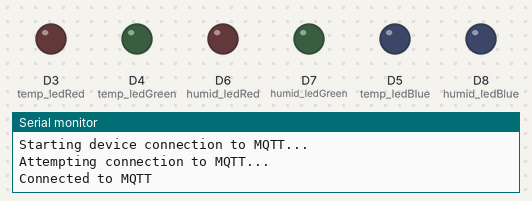
Bench run of a sketch on a simulated ESP8266 (NodeMCU). Parts: output pins drawn as LEDs (lit = HIGH), the last lines printed to the serial monitor. WiFi joins after 1.5 s; servers stay silent unless stated; no MQTT or app messages arrive unless stated.

Above: at 0.1 s.
At 3.1 s:
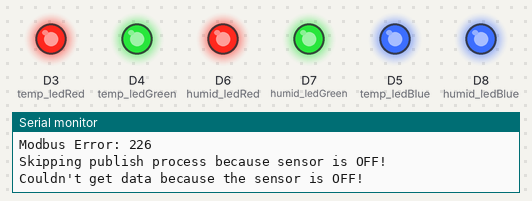
Timing chart, 0 to 4.6 s (numbered marks = the images above):
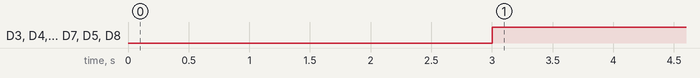

Measured:
- by itself, D3 (temp_ledRed), D4 (temp_ledGreen), D6 (humid_ledRed), D7 (humid_ledGreen), D5 (temp_ledBlue), D8 (humid_ledBlue): LOW → HIGH at 3.0 s

The sketch:

temperature_humidity_monitoring.ino
```cpp
/* --------------------------------------------------
Author    : Muhammad
GitHub    : @call-me-ahmaaad
Instagram : @just.type_miguel
LinkedIn  : linkedin.com/in/muhammad-ahmad-9a1857266

Function:
  - Reads temperature and humidity via Modbus (RS485)
  - Sends data to the MQTT broker in JSON format
  - Illuminates the WiFi, MQTT, and sensor status indicator LEDs

-------------------------------------------------- */

// -------------------- LIBRARIES --------------------
#include <ESP8266WiFi.h>
#include <Ticker.h>
#include <PubSubClient.h>
#include <ModbusMaster.h>
#include <SoftwareSerial.h>
// -------------------- LIBRARIES --------------------

// -------------------- PIN CONFIGURATION --------------------
#define RX_PIN D2
#define TX_PIN D1

#define temp_ledRed D3
#define temp_ledGreen D4
#define temp_ledBlue D5

#define humid_ledRed D6
#define humid_ledGreen D7
#define humid_ledBlue D8
// -------------------- PIN CONFIGURATION --------------------

// -------------------- WIFI CREDENTIAL --------------------
const char* ssid = "YOUR_WIFI_SSID";
const char* password = "YOUR_WIFI_PASSWORD";

IPAddress ipAddress;
String macAddress;
// -------------------- WIFI CREDENTIAL --------------------

// -------------------- MQTT CONFIGURATION --------------------
const char* mqttServer = "YOUR_MQTT_SERVER";
const int mqttPort = "YOUR_MQTT_PORT"; // Keep in mind that mqttPort data type is int

const char* topic = "YOUR_MQTT_TOPIC";
// -------------------- MQTT CONFIGURATION --------------------

// -------------------- EVENT HANDLERS & OBJECTS --------------------
Ticker wifiReconnectTimer;

WiFiClient espClient;
PubSubClient client(espClient);

SoftwareSerial RS485Serial(RX_PIN, TX_PIN);
ModbusMaster node;
// -------------------- EVENT HANDLERS & OBJECTS --------------------

// -------------------- TIMER SECTION --------------------
unsigned long previousMillis_getData = 0;
unsigned long interval_getData = 1000;

unsigned long previousMillis_printData = 0;
unsigned long interval_printData = 1000;

unsigned long previousMillis_sendData = 0;
unsigned long interval_sendData = 1000;
// -------------------- TIMER SECTION --------------------

// -------------------- GLOBAL VARIABLE INITIALIZATION --------------------
float temp = 0.00;
float humid = 0.00;
bool sensorStatus = false;
// -------------------- GLOBAL VARIABLE INITIALIZATION --------------------

// -------------------- FUNCTION TO CONNECT/RECONNECT TO WIFI --------------------
void connectToWiFi() {
  Serial.println("Connecting device to WiFi AP...");
  WiFi.begin(ssid, password);
}
// -------------------- FUNCTION TO CONNECT/RECONNECT TO WIFI --------------------

// -------------------- CALLBACK FUNCTION OF WIFI EVENTS --------------------
void onStationModeConnected(const WiFiEventStationModeConnected& evt) {
  Serial.println("Device successfully connected to WiFi AP!");
}

void onStationModeDisconnected(const WiFiEventStationModeDisconnected& evt) {
  Serial.println("Device disconnected from WiFi AP!");
  Serial.print("Reason: ");
  Serial.println(evt.reason);

  wifiReconnectTimer.once(5, connectToWiFi);
}

void onStationModeGotIP(const WiFiEventStationModeGotIP& evt) {
  Serial.print("WiFi SSID: ");
  Serial.println(WiFi.SSID());

  ipAddress = WiFi.localIP();
  Serial.print("IP Address: ");
  Serial.println(ipAddress);

  macAddress = WiFi.macAddress();
  macAddress.replace(":", "");
  macAddress.toUpperCase();
  Serial.print("MAC Address: ");
  Serial.println(macAddress);

  wifiReconnectTimer.detach();
}
// -------------------- CALLBACK FUNCTION OF WIFI EVENTS --------------------

// -------------------- FUNCTION TO PUBLISH MESSAGE TO MQTT TOPIC --------------------
void publishMqtt(const char* topic, const char* payload) {
  bool publish = client.publish(topic, payload);

  Serial.print("Publish Status  : ");
  Serial.println(publish ? "DELIVERED" : "FAILED");

  Serial.print("Payload         : ");
  Serial.println(publish ? payload : "-");
}
// -------------------- FUNCTION TO PUBLISH MESSAGE TO MQTT TOPIC --------------------

// -------------------- FUNCTION TO RECONNECT TO MQTT BROKER --------------------
void connectMqtt() {
  while (!client.connected()) {
    Serial.println("Attempting connection to MQTT...");
    String clientID = "ESP8266" + macAddress;

    if (client.connect(clientID.c_str())) {
      Serial.println("Connected to MQTT");
    } else {
      Serial.print("Failed. RC: ");
      Serial.print(client.state());
      Serial.print(" . Try again in 5 seconds");
      delay(5000);
    }
  }
}
// -------------------- FUNCTION TO RECONNECT TO MQTT BROKER --------------------

// -------------------- FUNCTION TO GET DATA FROM SENSOR --------------------
void getData() {
  uint8_t result;
  uint16_t data[2];

  result = node.readInputRegisters(0x0001, 2);

  if (result == node.ku8MBSuccess) {
    data[0] = node.getResponseBuffer(0);  // Temperature
    data[1] = node.getResponseBuffer(1);  // Humidity

    temp = data[0] / 10.00;
    humid = data[1] / 10.00;

    temp = roundf(temp * 100) / 100.00;
    humid = roundf(humid * 100) / 100.00;

    sensorStatus = true;
  } else {
    Serial.print("Modbus Error: ");
    Serial.println(result);

    sensorStatus = false;
  }
}
// -------------------- FUNCTION TO GET DATA FROM SENSOR --------------------

// -------------------- FUNCTION TO DO WHEN SENSOR STATUS IS OFF --------------------
void offModeSensor() {
  digitalWrite(temp_ledRed, HIGH);
  digitalWrite(temp_ledGreen, HIGH);
  digitalWrite(temp_ledBlue, HIGH);

  digitalWrite(humid_ledRed, HIGH);
  digitalWrite(humid_ledGreen, HIGH);
  digitalWrite(humid_ledBlue, HIGH);

  Serial.println("Couldn't get data because the sensor is OFF!");
}
// -------------------- FUNCTION TO DO WHEN SENSOR STATUS IS OFF --------------------

// -------------------- FUNCTION TO PRINT DATA FROM SENSOR --------------------
void printData() {
  if (temp >= 75) {
    digitalWrite(temp_ledRed, LOW);
    digitalWrite(temp_ledGreen, HIGH);
    digitalWrite(temp_ledBlue, HIGH);
  } else if (temp >= 35 && temp < 75) {
    digitalWrite(temp_ledRed, LOW);
    digitalWrite(temp_ledGreen, LOW);
    digitalWrite(temp_ledBlue, HIGH);
  } else if (temp >= 0) {
    digitalWrite(temp_ledRed, HIGH);
    digitalWrite(temp_ledGreen, LOW);
    digitalWrite(temp_ledBlue, HIGH);
  } else {
    Serial.println("Temperature out of range");
  }

  if (humid >= 75) {
    digitalWrite(humid_ledRed, LOW);
    digitalWrite(humid_ledGreen, HIGH);
    digitalWrite(humid_ledBlue, HIGH);
  } else if (humid >= 35 && humid < 75) {
    digitalWrite(humid_ledRed, LOW);
    digitalWrite(humid_ledGreen, LOW);
    digitalWrite(humid_ledBlue, HIGH);
  } else if (humid >= 0) {
    digitalWrite(humid_ledRed, HIGH);
    digitalWrite(humid_ledGreen, LOW);
    digitalWrite(humid_ledBlue, HIGH);
  } else {
    Serial.println("Temperature out of range");
  }

  Serial.print("Temperature     : ");
  Serial.print(temp);
  Serial.println("°C");

  Serial.print("Humidity        : ");
  Serial.print(humid);
  Serial.println("%");
  Serial.println("============================================================");
}
// -------------------- FUNCTION TO PRINT DATA FROM SENSOR --------------------

/* ---------------------------------------------------------------------------
  SETUP: Runs once at boot time
  - Serial, RS485, pin, WiFi, and MQTT initialization
--------------------------------------------------------------------------- */
void setup() {
  Serial.begin(115200);

  RS485Serial.begin(9600);
  node.begin(1, RS485Serial);  // Modbus Slave ID = 1. Might be different with your, so please check again.

  Serial.println("Starting.....");

  pinMode(temp_ledRed, OUTPUT);
  pinMode(temp_ledGreen, OUTPUT);
  pinMode(temp_ledBlue, OUTPUT);

  pinMode(humid_ledRed, OUTPUT);
  pinMode(humid_ledGreen, OUTPUT);
  pinMode(humid_ledBlue, OUTPUT);

  WiFi.disconnect(true);
  WiFi.mode(WIFI_STA);

  WiFi.onStationModeConnected(onStationModeConnected);
  WiFi.onStationModeDisconnected(onStationModeDisconnected);
  WiFi.onStationModeGotIP(onStationModeGotIP);

  Serial.println("Starting connection to WiFi AP...");
  connectToWiFi();

  Serial.println("Starting device connection to MQTT...");
  client.setServer(mqttServer, mqttPort);
}

/* ---------------------------------------------------------------------------
  LOOP: Runs repeatedly
  - Checks MQTT connection
  - Reads sensor every 1 second
  - Publishes data every 1 seconds
--------------------------------------------------------------------------- */
void loop() {
  unsigned long currentMillis = millis();

  if (!client.connected()) {
    connectMqtt();
  }
  client.loop();

  // -------------------- GET DATA FROM SENSOR --------------------
  if (currentMillis - previousMillis_getData >= interval_getData) {
    getData();
    previousMillis_getData = currentMillis;
  }
  // -------------------- GET DATA FROM SENSOR --------------------

  // -------------------- SEND DATA TO MQTT TOPIC --------------------
  if (currentMillis - previousMillis_sendData >= interval_sendData) {
    if (sensorStatus) {
      char payload[64];

      snprintf(
        payload,
        sizeof(payload),
        "{\"temp\":%.2f, \"humid\":%.2f}",
        temp, humid
      );

      publishMqtt(topic, payload);

      previousMillis_sendData = currentMillis;
    } else {
      Serial.println("Skipping publish process because sensor is OFF!");
    }
  }
  // -------------------- SEND DATA TO MQTT TOPIC --------------------

  // -------------------- PRINT TEMPERATURE AND HUMIDITY --------------------
  if (currentMillis - previousMillis_printData >= interval_printData) {
    if (sensorStatus) {
      printData();
    } else {
      offModeSensor();
    }

    previousMillis_printData = currentMillis;
  }
  // -------------------- PRINT TEMPERATURE AND HUMIDITY --------------------
}
```
